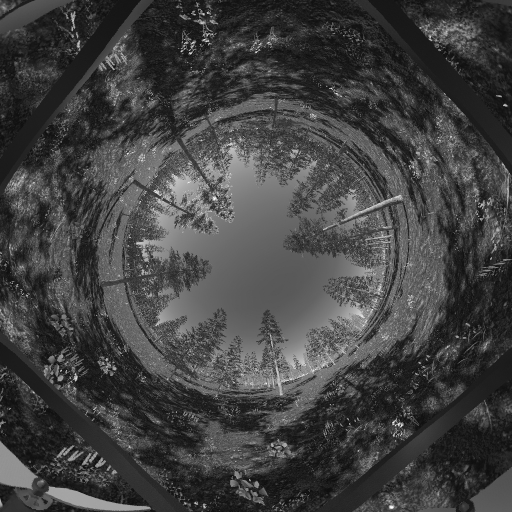
#> input picture rectification/images/omni-dir-img-0.jpg, 1024 x 1024 px (shown at 1/2 size)
$ python rectify_single.py --image images/omni-dir-img-0.jpg
#> lines starting #> are read from the running program, lines starting #| are printed output that depends on the picture
'''
Rectification of catadioptric image pixels in "images" folder. Store rectified images in "rectified_images" folder.
Author: mfirlefyn
Date: 23th of February 2024
Correspondence: mfirlefyn Github Issues
Paper reference: Direct Learning of Home Vector Direction for Insect-inspired Robot Navigation
Code reference url: https://pyimagesearch.com/2014/07/21/detecting-circles-images-using-opencv-hough-circles/
'''

# import the necessary packages
import numpy as np
import argparse
import cv2

# functions
# offset coordinate at origin to middle of image, both arguments are pixel indices
def center_offset(centered,offset):
	return(centered+offset)

# construct the argument parser and parse the arguments
ap = argparse.ArgumentParser()
ap.add_argument("-i", "--image", required = True, help = "Path to the image")
args = vars(ap.parse_args())

# load the image, clone it for output, and then convert it to grayscale
cata_image = cv2.imread(args["image"],cv2.IMREAD_GRAYSCALE)
#> cata_image is the input picture: shape (1024, 1024); min 7, max 255, mean 65.9
# rotate the image such that the front corresponds to the right (easier for traditional circle function)
cata_image = cv2.rotate(cata_image, cv2.ROTATE_90_COUNTERCLOCKWISE)
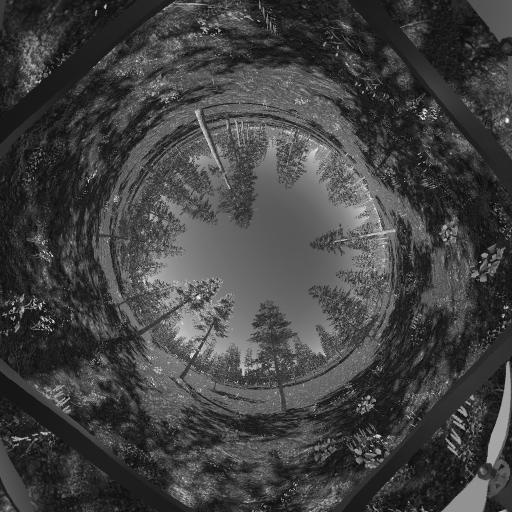
#> cata_image: shape (1024, 1024) (shown at 1/2 size); min 7, max 255, mean 65.9

# settings
r1 = 200	# px
r2 = 400	# px
w = 1024	# px
h = 1024	# px

angle_res = 1800 	# amount of angles, thus amount of pixels in the final image

pixels = np.zeros((r2-r1+1,angle_res),dtype=np.uint8)

# runs from -180 deg up to but not including 180deg
theta = np.linspace(-np.pi,np.pi,angle_res,endpoint=False)

for radius in range(r1,r2+1):
	# rectification
	r = radius
	x_centered = r*np.cos(theta)
	y_centered = r*np.sin(theta)
	# getting the coords with offset
	x = center_offset(x_centered,w/2)
	y = center_offset(y_centered,h/2)	# the origin of opencv is left upper corner
	# constructing mapped pixels per row
	for i in range(len(y)):
		x_coord = int(x[i])
		y_coord = int(y[i])
		pixels[r-r1][i] = cata_image[y_coord][x_coord]	# interchanged because arrays rows and cols are grid cols and rows
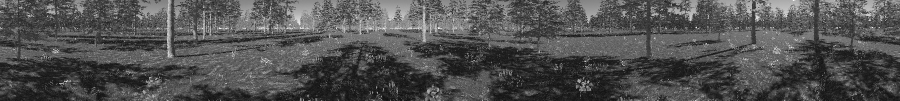
#> pixels: shape (201, 1800) (shown at 1/2 size); min 9, max 255, mean 81.2

# store the rectified image
cv2.imwrite("rectified-eval-img.jpg",pixels)		# image was mirrored over the vertical axis

print(f"{args['image'].split('.')[0]}, {args['image'].split('.')[1]}")

$ run again, on rectification/images/omni-dir-img-10.jpg
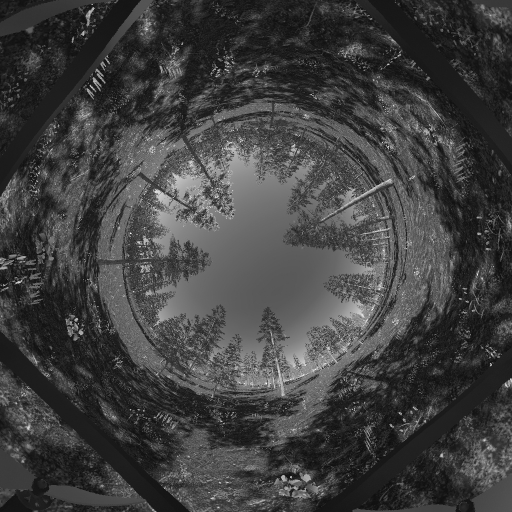
#> input picture rectification/images/omni-dir-img-10.jpg, 1024 x 1024 px (shown at 1/2 size)
#> cata_image is the input picture: shape (1024, 1024); min 8, max 255, mean 64.1
#> `cata_image = cv2.rotate(cata_image, cv2.ROTATE_90_COUNTERCLOCKWISE)`:
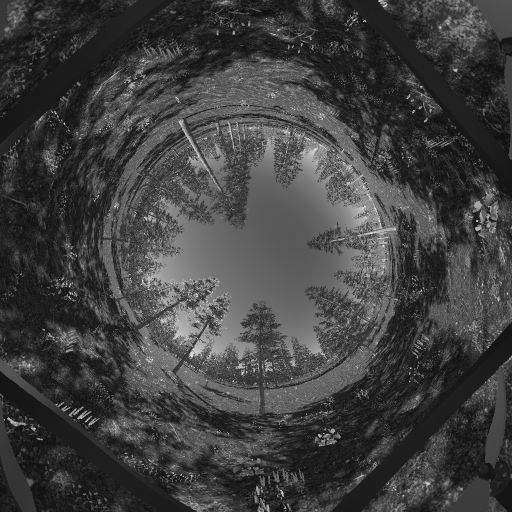
#> cata_image: shape (1024, 1024) (shown at 1/2 size); min 8, max 255, mean 64.1
#> after the loop `for radius in range(r1,r2+1):`:
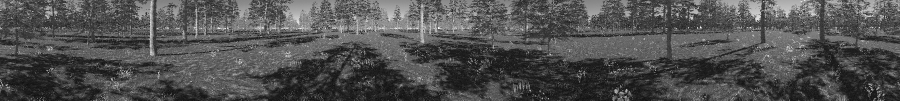
#> pixels: shape (201, 1800) (shown at 1/2 size); min 10, max 255, mean 80.8

$ run again, on rectification/images/omni-dir-img-11.jpg
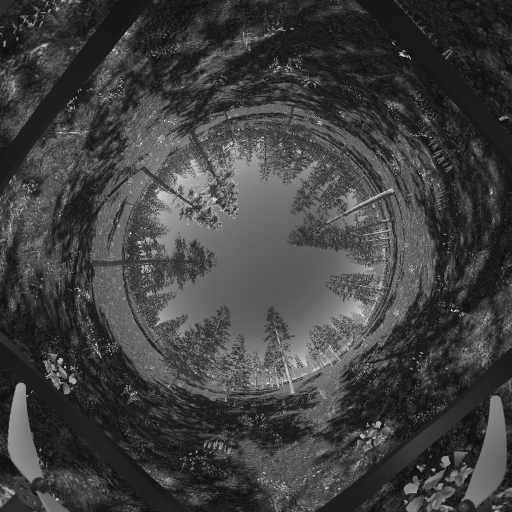
#> input picture rectification/images/omni-dir-img-11.jpg, 1024 x 1024 px (shown at 1/2 size)
#> cata_image is the input picture: shape (1024, 1024); min 8, max 255, mean 65
#> `cata_image = cv2.rotate(cata_image, cv2.ROTATE_90_COUNTERCLOCKWISE)`:
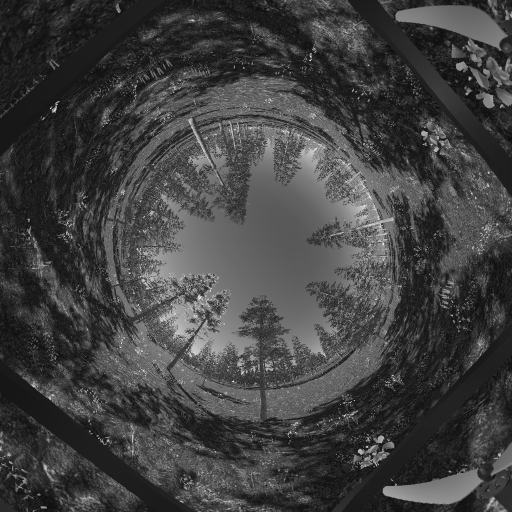
#> cata_image: shape (1024, 1024) (shown at 1/2 size); min 8, max 255, mean 65
#> after the loop `for radius in range(r1,r2+1):`:
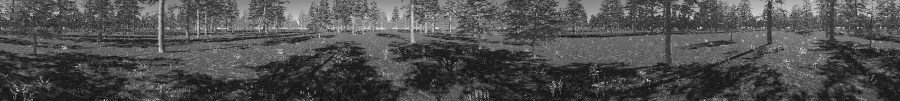
#> pixels: shape (201, 1800) (shown at 1/2 size); min 10, max 255, mean 79.5

$ run again, on rectification/images/omni-dir-img-12.jpg
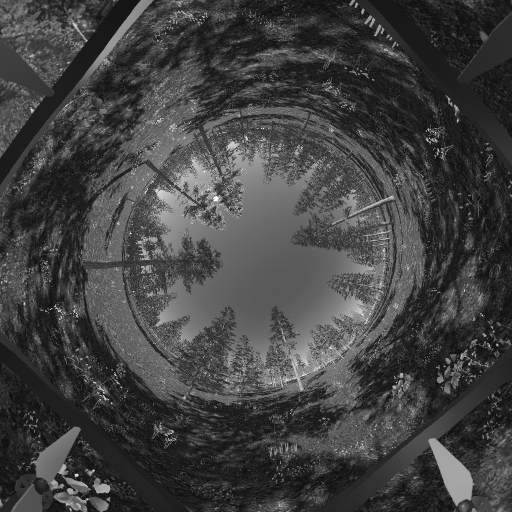
#> input picture rectification/images/omni-dir-img-12.jpg, 1024 x 1024 px (shown at 1/2 size)
#> cata_image is the input picture: shape (1024, 1024); min 6, max 255, mean 65.7
#> `cata_image = cv2.rotate(cata_image, cv2.ROTATE_90_COUNTERCLOCKWISE)`:
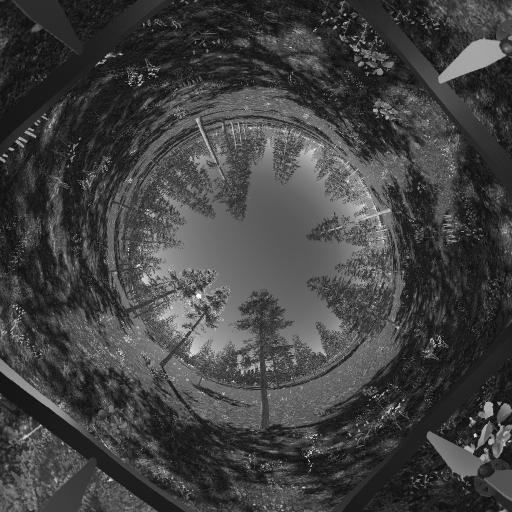
#> cata_image: shape (1024, 1024) (shown at 1/2 size); min 6, max 255, mean 65.7
#> after the loop `for radius in range(r1,r2+1):`:
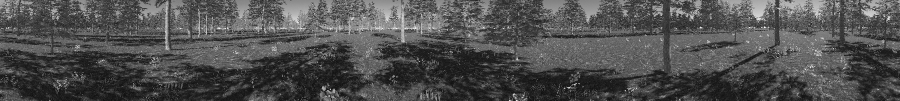
#> pixels: shape (201, 1800) (shown at 1/2 size); min 10, max 255, mean 79.7
